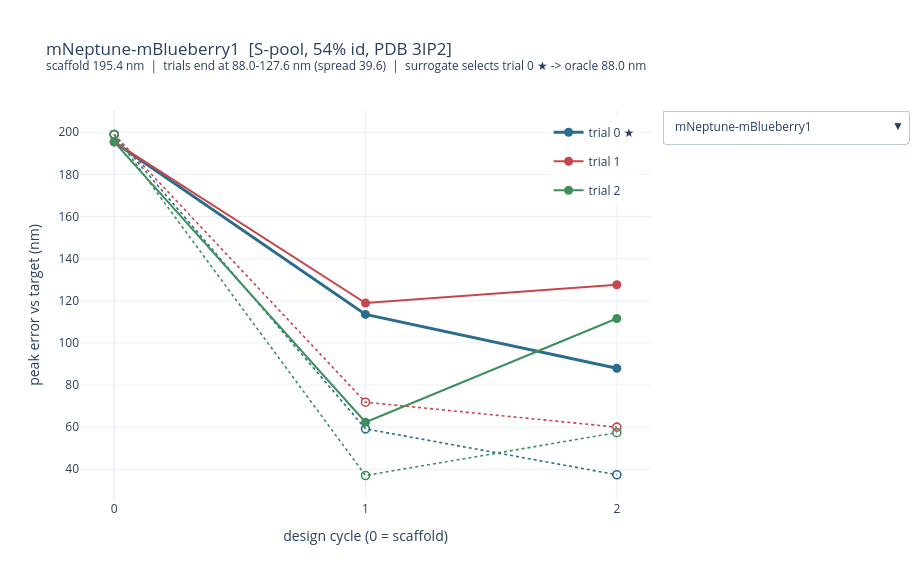

Notebook code for this chart:
### Markdown cell above
## 3. Per-task trajectory viewer (use the dropdown)

Peak error vs design cycle for one task; **round 0 = the scaffold**, and the three coloured curves are
the three independent trials. Pick a task from the dropdown; click a trial in the legend to hide it.

Each trial is drawn twice:

- **solid, filled markers = oracle** — the held-out judge, the honest number, what every other section
  reports.
- **dotted, open markers = surrogate** — the same sequence scored by the model that *guided* the
  search, recomputed post-hoc by `score_traj_surrogate.py` (the design CSVs log only the oracle).

So the figure carries both sources of variance at once. The **spread between the solid curves** is the
search's own randomness on this task — nothing about the task changed between trials, only the random
stream. The **gap between a trial's solid and dotted curve** is the surrogate↔oracle disagreement, the
model error the search is flying blind on. ★ in the title marks the trial the surrogate selects, which
is the one sections 1-7 report.

### Code cell
tasks = list(summ.sort_values(["cohort", "d_err"])["task"])
NT = len(TRIALS)
PER = 2 * NT                       # oracle + surrogate curve per trial

def _title(tk):
    r = summ[summ.task == tk].iloc[0]
    return (f"{tk}  [{r['cohort']}, {r['seq_id']:.0%} id, PDB {r['pdb']}]<br>"
            f"<sup>scaffold {r['scaf_err']:.1f} nm  |  trials end at "
            f"{r['trial_min']:.1f}-{r['trial_max']:.1f} nm (spread {r['spread']:.1f})  |  "
            f"surrogate selects trial {r['sel_trial']} ★ -> oracle {r['des_err']:.1f} nm</sup>")

fig = go.Figure()
for k, tk in enumerate(tasks):
    sel = int(summ.loc[summ.task == tk, "sel_trial"].iloc[0])
    for tr in TRIALS:
        g = traj[(traj.example == tk) & (traj.trial == tr)].sort_values("round")
        star = " ★" if tr == sel else ""
        fig.add_trace(go.Scatter(
            x=g["round"], y=g["peak_err"], mode="lines+markers", visible=(k == 0),
            name=f"trial {tr}{star}", legendgroup=f"t{tr}",
            line=dict(color=TRIAL_COLOR[tr % len(TRIAL_COLOR)], width=3 if tr == sel else 2),
            marker=dict(size=9),
            hovertemplate=f"trial {tr} · <b>oracle</b><br>round %{{x}}<br>err %{{y:.1f}} nm "
                          "(%{customdata[0]:.0f}/%{customdata[1]:.0f} ex/em)"
                          "<br>fam logp/pos %{customdata[2]:.2f}<br>id->scaf %{customdata[3]:.0%}"
                          "<extra></extra>",
            customdata=np.stack([g["pred_ex"], g["pred_em"], g["fam_logp_pp"],
                                 g["ident_to_scaffold"]], axis=-1)))
        fig.add_trace(go.Scatter(
            x=g["round"], y=g["surr_err"], mode="lines+markers", visible=(k == 0),
            name=f"trial {tr} surrogate", legendgroup=f"t{tr}", showlegend=False,
            line=dict(color=TRIAL_COLOR[tr % len(TRIAL_COLOR)], width=1.6, dash="dot"),
            marker=dict(size=8, symbol="circle-open", line=dict(width=1.6)),
            hovertemplate=f"trial {tr} · <b>surrogate</b><br>round %{{x}}<br>err %{{y:.1f}} nm "
                          "(%{customdata[0]:.0f}/%{customdata[1]:.0f} ex/em)<extra></extra>",
            customdata=np.stack([g["surr_ex"], g["surr_em"]], axis=-1)))

buttons = [dict(label=tk, method="update",
                args=[{"visible": [i // PER == k for i in range(PER * len(tasks))]},
                      {"title": _title(tk)}])
           for k, tk in enumerate(tasks)]
fig.update_layout(
    updatemenus=[dict(buttons=buttons, x=1.02, y=1.0, xanchor="left", direction="down")],
    template=pio_tmpl, width=920, height=580, margin=dict(t=110),
    legend=dict(x=0.98, y=0.98, xanchor="right", yanchor="top", bgcolor="rgba(255,255,255,0.75)"),
    xaxis=dict(title="design cycle (0 = scaffold)", dtick=1),
    yaxis_title="peak error vs target (nm)", title=_title(tasks[0]))
fig.show()
